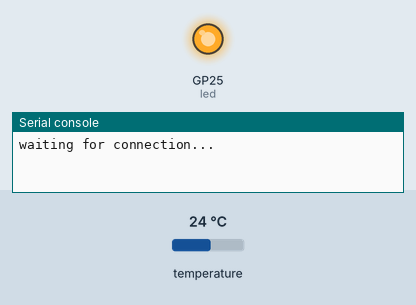
This program was run on a simulated Raspberry Pi Pico running MicroPython. On the bench: output pins drawn as LEDs (lit = HIGH), the last lines printed to the serial console. The inputs (shaded band) are chosen by the test bench; at power-on: temperature 24 °C. WiFi joins after 1.5 s; files the program writes start out absent; web requests get an empty 200 reply after 0.4 s.

Above: at 0.1 s.
At 39.3 s:
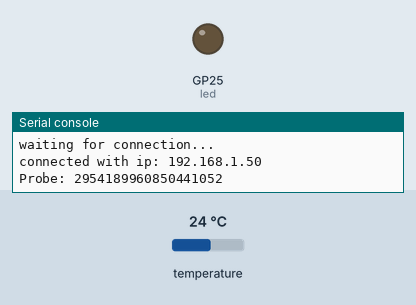
Timing chart, 0 to 40.0 s (numbered marks = the images above):
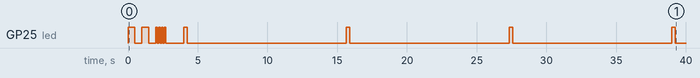

Measured:
- by itself, GP25 (led): LOW → HIGH at 0.00 s, → LOW 0.50 s later, → HIGH 0.50 s later, → LOW 0.50 s later, … (20 changes in this stretch)

The program:

temperature.py
```python
from machine import Pin, reset
import utime
import onewire
import ds18x20
import network
import urequests
import os

def blink(count, length):
    led = Pin("LED", Pin.OUT)

    for _ in range(count):
        led.value(1)
        utime.sleep_ms(length)
        led.value(0)
        utime.sleep_ms(length)


def connect_wifi():
    ssid = 'HOME20'
    password = 'wifipassword'

    wlan = network.WLAN(network.STA_IF)
    wlan.active(True)
    wlan.connect(ssid, password)


    # Wait for connect or fail
    max_wait = 100
    while max_wait > 0:
        if wlan.status() < 0 or wlan.status() >= 3:
            break
        max_wait -= 1
        print('waiting for connection...')
        blink(1, 500)

    # Handle connection error
    if wlan.status() != 3:
        print('network connection failed')
        return False

    status = wlan.ifconfig()
    print('connected with ip: ' + status[0])
    blink(4, 100)
    return True


def read_temperature():

    ds_pin = Pin(0)
    ds_sensor = ds18x20.DS18X20(onewire.OneWire(ds_pin))
    roms = ds_sensor.scan()

    # print out probes found for information
    for rom in roms:
        serial = int.from_bytes(rom, "big")
        print("Probe: %d" % serial)

    # loop forever getting temperatures
    ctr = 90
    while True:
        try:
            ds_sensor.convert_temp()
        except Exception as err:
            print("Error converting temperature: %s" % err)
            return

        # wait for it to be ready
        utime.sleep_ms(750)
        ctr += 1

        # for each probe send the temperature to server
        for rom in roms:
            location = "%d" % int.from_bytes(rom, "big")
            try:
                temperature = ds_sensor.read_temp(rom)
            except Exception as err:
                print("Error reading temperature: %s" % err)
                return

            # only print output once an hour
            if ctr > 360:
                print("Temp for %s: %3.2f" % (location, temperature))
                ctr = 0

            # send it to the server
            response = None
            try:
                response = urequests.get("http://10.1.1.80/sensors/temperature/%s/%3.2f/" % (location, temperature), timeout=1.0)
                response.close()
            except Exception as err:
                if getattr(response, 'close', None):
                    response.close()
                print("unable to upload temperature: %s" % err)
                return

            # flash the light for info
            blink(1, 250)
            utime.sleep(10)


def do_reset(logfile):

    # reset the pico
    print("doing full reset")
    logfile.close()
    reset()


def main():

    # open log file
    logfile = open("temperature.log", "a")
    os.dupterm(logfile)

    bad_count = 0
    while True:

        # first connect (reconnect) to wifi
        success = False
        for _ in range(0, 4):
            rtn = connect_wifi()
            if rtn:
                success = True
                break
            utime.sleep(60)
            print("Unable to connect to wifi, retrying")

        # give up and reset everything
        if not success:
            do_reset(logfile)

        # start reading temperature
        read_temperature()

        # something went wrong, loop
        bad_count += 1
        utime.sleep(30)

        # too many bad, do reset
        if bad_count > 30:
            do_reset(logfile)


if __name__ == '__main__':
    main()
```
